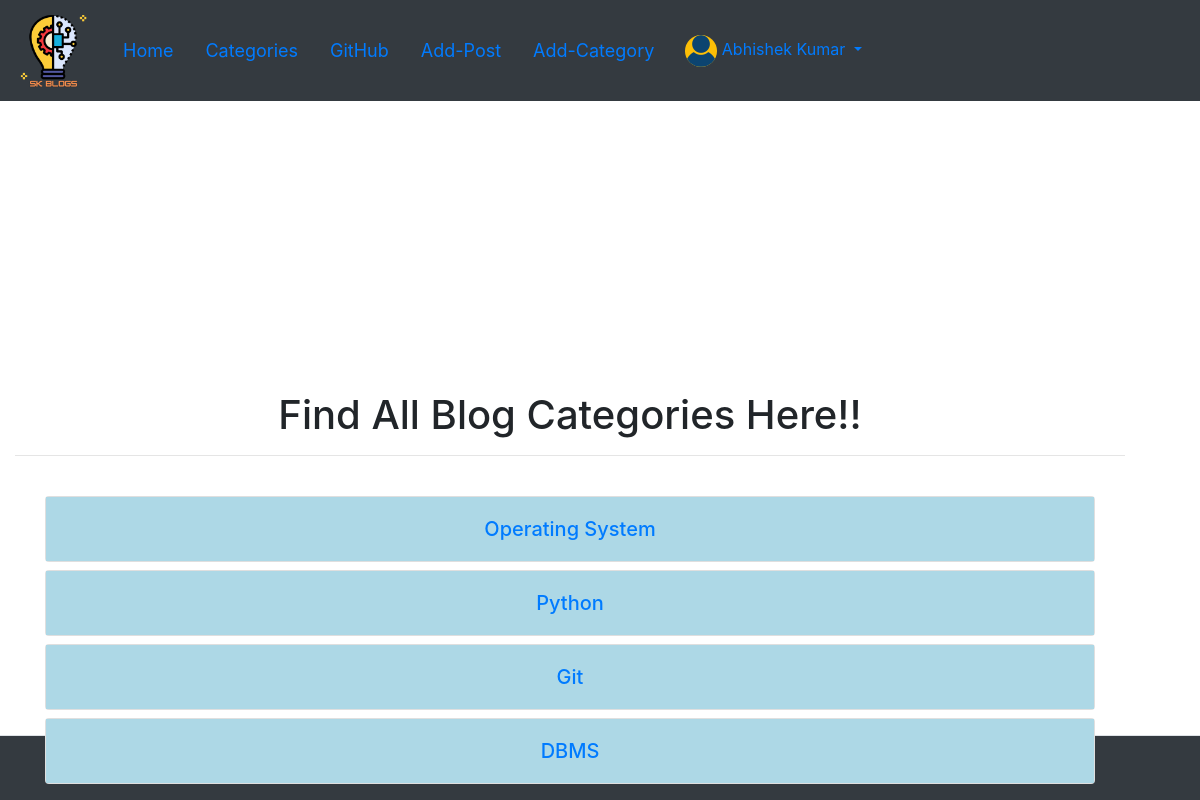
The page /category-list/ (signed in) on the database its author committed.
### blog/models.py (models this page shows, shortened)
class Category(models.Model):
    name = models.CharField(max_length=255)
    def __str__(self):
        return self.name

### blog/views.py (the view)
# urls.py: path('category-list/', CategoryListView, name="category-list"),
def CategoryListView(request):
    category_list = Category.objects.all()
    return render(request, 'category_list.html', {'category_list':category_list})

### blog/templates/category_list.html (shortened to what this page needs)
{% extends 'base.html' %}
{% block content %}
<div class="container">
<h1 class="fw-light mt-5 text-center">Find All Blog Categories Here!!</h1>
<hr/>
<div class="album py-3">
  <div class="container">
      {% for category in category_list %}
      <div class="col mt-2">
        <div class="card shadow-md">
          <div class="card-body" style="background:lightblue;">
            <h5 class="card-text text-center"><a href="{% url 'category' category|slugify %}">{{ category }}</a></h5>
          </div>
        </div>
      </div>
      {% endfor %}
  </div>
</div>
</div>
{% endblock %}

### blog/templates/base.html (shortened to what this page needs)
<!doctype html>
<html lang="en" class="h-100">
{% load static %}
  <head>
    <link rel="stylesheet" href="{% static 'css/bootstrap.min.css' %}">
    <link href="{% static 'css/sticky-footer-navbar.css' %}" rel="stylesheet">
  </head>
  <body class="d-flex flex-column h-100">
    {% if not user.is_authenticated %}
        <header class="border-bottom bg-dark">
          <nav class="navbar navbar-inverse navbar-expand-md navbar-dark fixed-top bg-dark">
            <div class="d-flex flex-wrap align-items-center justify-content-center justify-content-lg-start">
              <a class="navbar-brand" href="{% url 'home' %}">
                  <img src="{% static 'sk-blogs-icon.png' %}" alt="SK BLOGS's ICON" width="75" class="d-inline-block align-text-center">
              </a>
              <button class="navbar-toggler" type="button" data-bs-toggle="collapse" data-bs-target="#navbarSupportedContent" aria-controls="navbarSupportedContent" aria-expanded="false" aria-label="Toggle navigation">
              <span class="navbar-toggler-icon"></span>
              </button>
              <div class="collapse navbar-collapse" id="navbarSupportedContent">
              <ul class="nav col-12 col-lg-auto me-lg-auto mb-2 justify-content-center mb-md-0" style="font-size: large;">
              <li class="nav-item"><a class="nav-link link-info" href="{% url 'home' %}">Home</a></li>
              {% if cat_menu %}
              <li class="nav-item dropdown">
              <a class="nav-link link-info dropdown-toggle" href="{% url 'category-list' %}" id="navbarDropdown" role="button" data-bs-toggle="dropdown" aria-expanded="false">Categories</a>
                <ul class="dropdown-menu" aria-labelledby="navbarDropdown">
                  {% for item in cat_menu %}
                    <li><a class="dropdown-item" href="{% url 'category' item|slugify %}">{{ item }}</a></li>
                  {% endfor %}
                </ul>
              </li>
              {% else %}
              <li class="nav-item"><a class="nav-link link-info" href="{% url 'category-list' %}">Categories</a></li>
              {% endif %}
              <li class="nav-item"><a class="nav-link link-info" href="https://github.com/sanju6890/SK-Blogs" target="_blank">GitHub</a></li>
              </ul>
              <div class="text-end">
                <a href="{% url 'signin' %}"><button type="button" class="btn btn-outline-light me-2">LogIn</button></a>
                <a href="{% url 'register' %}"><button type="button" class="btn btn-warning">SignUp</button></a>
              </div>
              </div>
            </div>
          </nav>
        </header>
    {% else %}
        <header class="border-bottom bg-dark">
          <nav class="navbar navbar-inverse navbar-expand-md navbar-dark fixed-top bg-dark">
            <div class="d-flex flex-wrap align-items-center justify-content-center justify-content-lg-start">
            <a class="navbar-brand" href="{% url 'home' %}">
                <img src="{% static 'sk-blogs-icon.png' %}" alt="SK BLOGS's ICON" width="75" class="d-inline-block align-text-center">
            </a>
            <div class="collapse navbar-collapse" id="navbarSupportedContent">
              <ul class="nav col-12 col-lg-auto me-lg-auto mb-2 justify-content-center mb-md-0" style="font-size: large; ">
                <li class="nav-item"><a class="nav-link link-info" href="{% url 'home' %}">Home</a></li>
              {% if cat_menu %}
              <li class="nav-item dropdown">
              <a class="nav-link link-info dropdown-toggle" href="{% url 'category-list' %}" id="navbarDropdown" role="button" data-bs-toggle="dropdown" aria-expanded="false">Categories</a>
                <ul class="dropdown-menu" aria-labelledby="navbarDropdown">
                  {% for item in cat_menu %}
                    <li><a class="dropdown-item" href="{% url 'category' item|slugify %}">{{ item }}</a></li>
                  {% endfor %}
                </ul>
              </li>
              {% else %}
              <li class="nav-item"><a class="nav-link link-info" href="{% url 'category-list' %}">Categories</a></li>
              {% endif %}
                <li class="nav-item"><a class="nav-link link-info" href="https://github.com/sanju6890/SK-Blogs" target="_blank">GitHub</a></li>
                {% if user.is_authenticated %}
                  <li class="nav-item"><a class="nav-link link-info" href="{% url 'add-post' %}">Add-Post</a></li>
                  <li class="nav-item"><a class="nav-link link-info" href="{% url 'add-category' %}">Add-Category</a></li>
                {% endif %}
              </ul>
              <div class="dropdown text-end">
                <a href="#" class="d-block link-info text-decoration-none dropdown-toggle" id="dropdownUser1" data-bs-toggle="dropdown" aria-expanded="false">
                  {% if page_user.profile_pic %}
                  <img src="{{ page_user.profile_pic.url }}" alt="user profile" width="32" height="32" class="rounded-circle bg-warning">
                  {% else %}
                  <img src="{% static 'profile_pic.png' %}" alt="user profile" width="32" height="32" class="rounded-circle bg-warning">
                  {% endif %}
                  {{user.first_name}} {{user.last_name}}
                </a>
              </div>
            </div>
            </div>
          </nav>
        </header>
    {% endif %}
<main class="flex-shrink-0">
{% block content %}
{% endblock content %}
</main>
<footer class="footer mt-auto py-2 bg-dark text-info border-top">
    <div class="container mt-2">
        <p class="copyright" style="text-align: center;"><strong>Copyright © SK Blogs 2021</strong></p>
    </div>
</footer>
  </body>
</html>

### blog/static/css/sticky-footer-navbar.css (style rules this page uses)
main > .container { position: absolute; bottom: 0; padding: 60px 15px 0; }

### rows shown on the page
Category: name "Operating System"
Category: name "Python"
Category: name "Git"
Category: name "DBMS"

### other values the page prints
{{ user.first_name }} "Abhishek"
{{ user.last_name }} "Kumar"
